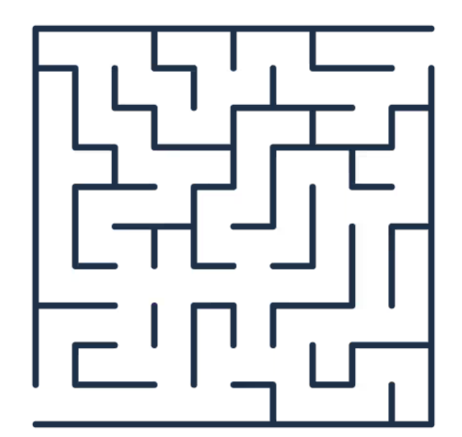
#> input picture maze_img/success sample/success1.PNG, 462 x 437 px, found by its file name
$ python main.py
#> lines starting #> are read from the running program, lines starting #| are printed output that depends on the picture; after the words box and inside, x2 and y2 are one past the last pixel; in counts of white or black regions, pixels touching at a corner belong together
### preprocessing.py
import numpy as np
import cv2


#img has alpha channel
def trans2gray(img):
    if (len(img.shape) == 2):
        return img
    elif img.shape[2] == 3:
        return cv2.cvtColor(img, cv2.COLOR_BGR2GRAY)
    elif img.shape[2] == 4:
        shape = [*img.shape[0:2]]
        shape.append(3)
        filled_img = np.zeros(shape)

        alpha = img[:,:, 3] / 255.0
        for color in range(3): #B, G, R
            filled_img[:,:, color] = alpha * img[:,:,color] + (1-alpha) * 255

        return cv2.cvtColor(filled_img.astype(np.uint8), cv2.COLOR_BGR2GRAY)


#find start-end point
def detect_point(arr_line):
    width1, width2 = 0, 0

    for i in range(len(arr_line) - 1):
         if arr_line[i] == 0 and arr_line[i+1] == 255:
             width1 = i
             break
    for i in range(len(arr_line) - 1, 0, -1):
         if arr_line[i] == 0 and arr_line[i-1] == 255:
             width2 = i
             break
    if width1 < width2:
         return int((width1 + width2)/2)
    else:
         None

#background make same with wall pixel

def rm_bg(img):
    rows, cols = img.shape
    start_end = []

    row_threshold = np.max(np.count_nonzero(img == 0, axis= 1))*0.7
    col_threshold = np.max(np.count_nonzero(img == 0, axis= 0))*0.7

    for i in range(rows-1):
        wall_pxl = np.count_nonzero(img[i,:] == 0)
        if wall_pxl > row_threshold and wall_pxl > np.count_nonzero(img[i+1,:] == 0):

            point = detect_point(img[i, :])
            if point != None:
                start_end.append((i, point))
            up_axis = i
            break
    for i in range(rows-1, 0, -1):
        wall_pxl = np.count_nonzero(img[i, :] == 0)
        if wall_pxl > row_threshold and wall_pxl > np.count_nonzero(img[i-1,:] == 0):
            point = detect_point(img[i, :])
            if point != None:
                start_end.append((i, point))
            down_axis = i
            break
    for i in range(cols-1):
        wall_pxl = np.count_nonzero(img[:,i] == 0)
        if wall_pxl > col_threshold and wall_pxl > np.count_nonzero(img[:,i+1] == 0):
            point = detect_point(img[:, i])
            if point != None:
                start_end.append((point, i))
            left_axis = i
            break

    for i in range(cols-1, 0, -1):
        wall_pxl = np.count_nonzero(img[:,i] == 0)
        if wall_pxl > col_threshold and wall_pxl > np.count_nonzero(img[:,i-1] == 0):
            point = detect_point(img[:, i])
            if point != None:
                start_end.append((point, i))
            right_axis = i
            break
    img[:up_axis, :] = 0
    img[down_axis:, :] = 0
    img[:, :left_axis] = 0
    img[:, right_axis:] = 0
    return start_end

#find start-end point in sekelton near origin point
def match_point(skel_img, point):
    init_y, init_x = point

    if skel_img[init_y, init_x] == 255:
        return point


    indices = np.argwhere(skel_img == 255)
    if indices.size == 0:
        return None

    distances = np.sqrt((indices[:, 0] - init_y)**2 + (indices[:, 1] - init_x)**2)
    min_index = np.argmin(distances)
    return tuple(indices[min_index])

### custom_skeletonization.py
# -*- coding: utf-8 -*-
"""
Created on Sat Feb 22 18:24:17 2025

@author: james
"""
import numpy as np

def skeletonize(img_bin):
    img = img_bin.copy().astype(np.uint8)


    P1 = img[1:-1, 1:-1]
    P2 = img[:-2, 1:-1]
    P3 = img[:-2, 2:]
    P4 = img[1:-1, 2:]
    P5 = img[2:, 2:]
    P6 = img[2:, 1:-1]
    P7 = img[2:, :-2]
    P8 = img[1:-1, :-2]
    P9 = img[:-2, :-2]

    object_n = P2 + P3 + P4 + P5 + P6 + P7 + P8 + P9
    img[1:-1, 1:-1] = np.where((P1 == 0) & (object_n >= 1), 1, P1)

    while True:
        prev = img.copy()

        #Zhang-Suen thinning
        object_n = P2 + P3 + P4 + P5 + P6 + P7 + P8 + P9


        transition_n = (
            ((P2==0) & (P3==1)).astype(np.uint8) +
            ((P3==0) & (P4==1)).astype(np.uint8) +
            ((P4==0) & (P5==1)).astype(np.uint8) +
            ((P5==0) & (P6==1)).astype(np.uint8) +
            ((P6==0) & (P7==1)).astype(np.uint8) +
            ((P7==0) & (P8==1)).astype(np.uint8) +
            ((P8==0) & (P9==1)).astype(np.uint8) +
            ((P9==0) & (P2==1)).astype(np.uint8)
        )

        condition1 = ((P2 * P4 * P6) == 0) & ((P4 * P6 * P8) == 0)
        mask = (P1 == 1) & ( (2 <= object_n) & (object_n <= 6) & (transition_n == 1) & condition1 )
        sub_img = img[1:-1, 1:-1]
        sub_img[mask] = 0


        object_n = P2 + P3 + P4 + P5 + P6 + P7 + P8 + P9
        transition_n = (
            ((P2==0) & (P3==1)).astype(np.uint8) +
            ((P3==0) & (P4==1)).astype(np.uint8) +
            ((P4==0) & (P5==1)).astype(np.uint8) +
            ((P5==0) & (P6==1)).astype(np.uint8) +
            ((P6==0) & (P7==1)).astype(np.uint8) +
            ((P7==0) & (P8==1)).astype(np.uint8) +
            ((P8==0) & (P9==1)).astype(np.uint8) +
            ((P9==0) & (P2==1)).astype(np.uint8)
        )

        condition2 = ((P6 * P8 * P2) == 0) & ((P8 * P2 * P4) == 0)
        mask = (P1 == 1) & ( (2 <= object_n) & (object_n <= 6) & (transition_n == 1) & condition2 )
        sub_img = img[1:-1, 1:-1]
        sub_img[mask] = 0

        if np.array_equal(prev, img):
            break

    return img

### pathfind.py
# -*- coding: utf-8 -*-
"""
Created on Sat Feb 22 18:27:49 2025

@author: james
"""

import numpy as np
from collections import deque

def PathFind(skel_img, start, end):
    path_map = np.array(skel_img).astype(bool)
    queue = deque([start])
    parent = {start: None} #for saving path nodes
    rows, columns = skel_img.shape
    directions = [(-1, 0), (1, 0), (0, -1), (0, 1),
                  (-1, -1), (-1, 1), (1, -1), (1, 1)] # 8 direction


    path_map[start[0], start[1]] = False

    while queue:
        current = queue.popleft()
        if current == end:

            path = []
            while current is not None:
                path.append(current)
                current = parent[current]
            return path[::-1]

        y, x = current
        for dy, dx in directions:
            ny, nx = y + dy, x + dx
            if 0 <= ny < rows and 0 <= nx < columns and path_map[ny, nx]:
                queue.append((ny, nx))
                path_map[ny, nx] = False #erase path back
                parent[(ny, nx)] = current #record pre-node

    return None

### main.py
import cv2
import numpy as np
from PIL import Image
import time
import preprocessing as prep
import custom_skeletonization as skel
import pathfind


##only rectangle maze##

if __name__ == '__main__':

    start_time = time.time()

    DATA_PATH = r'.\maze_img\success sample\success1.PNG'
    np.set_printoptions(threshold=np.inf)

    img_origin = cv2.imread(DATA_PATH, cv2.IMREAD_UNCHANGED)
#> img_origin is the input picture: shape (437, 462, 4); mean B, G, R, A 228.6, 225.3, 222.8, 255
    if img_origin is None: #when cv2.imread is unavailable
        img_pil = Image.open(DATA_PATH).convert('RGB')
        img_origin = cv2.cvtColor(np.array(img_pil), cv2.COLOR_RGB2BGR)

    img_gray = prep.trans2gray(img_origin)


    _, img_bin = cv2.threshold(img_gray, 230, 255, cv2.THRESH_BINARY)
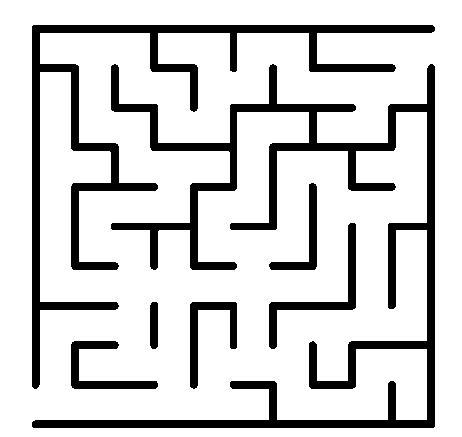
#> img_bin: shape (437, 462); 82.2% white; 7 black regions, largest, box (x1, y1, x2, y2) and area: (32, 64, 435, 428) 18326, (32, 25, 435, 389) 11949, (269, 223, 356, 349) 1623


    polar_point = prep.rm_bg(img_bin)
#> in rm_bg, `row_threshold = np.max(np.count_nonzero(img == 0, axis= 1))*0.7`: row_threshold = 282.1
#> in rm_bg, `col_threshold = np.max(np.count_nonzero(img == 0, axis= 0))*0.7`: col_threshold = 260.4
#> the loop in rm_bg, `for i in range(rows-1):` made 31 passes
#> wall_pxl on passes 1 to 8: 0, 0, 0, 0, 0, 0, 0, 0
#> after the loop in rm_bg, `for i in range(rows-1):`: start_end = []
#> the loop in rm_bg, `for i in range(rows-1, 0, -1):` made 15 passes
#> the loop in rm_bg, `for i in range(cols-1):` made 37 passes
#> (wall_pxl, point) on pass 37: (372, 404)
#> after the loop in rm_bg, `for i in range(cols-1):`: start_end = [(404, 36)]
#> the loop in rm_bg, `for i in range(cols-1, 0, -1):` made 32 passes
#> (wall_pxl, point) on pass 32: (372, 48)
#> after the loop in rm_bg, `for i in range(cols-1, 0, -1):`: start_end = [(404, 36), (48, 430)]
#> in rm_bg, `img[:, right_axis:] = 0`:
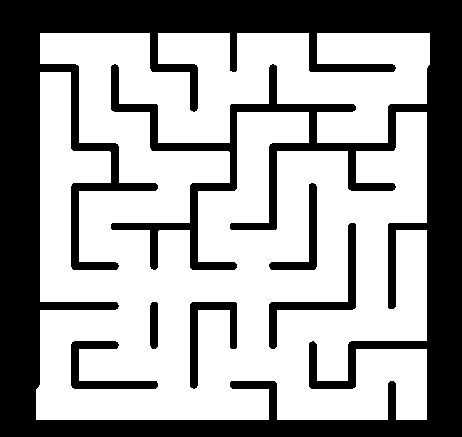
#> img: shape (437, 462); 62.5% white; 6 black regions, box (x1, y1, x2, y2) and area: (0, 0, 462, 437) 70059, (269, 223, 356, 349) 1623, (71, 341, 158, 389) 1312, (190, 302, 237, 389) 1266, (269, 183, 317, 270) 998, (150, 302, 158, 349) 364
#> polar_point = [(404, 36), (48, 430)]


    skeleton = skel.skeletonize(img_bin == 255)
#> the loop in skeletonize, `while True:` made 19 passes
#> pass 1, in skeletonize, `condition1 = ((P2 * P4 * P6) == 0) & ((P4 * P6 * P8) == 0)`:
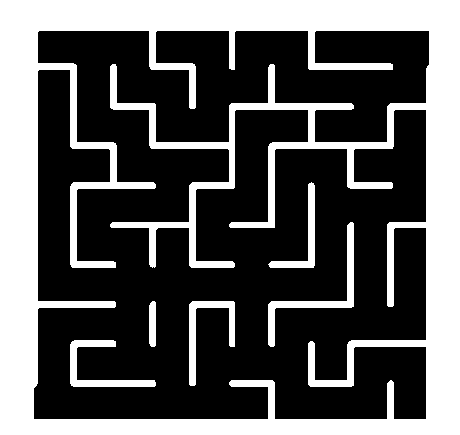
#> condition1: shape (435, 460) bool; 35% white; 6 white regions, box (x1, y1, x2, y2) and area: (0, 0, 460, 435) 65151, (268, 222, 354, 347) 1410, (70, 340, 156, 387) 1138, (189, 301, 235, 386) 1093, (268, 182, 315, 268) 861, (149, 301, 156, 347) 309
#> after the loop in skeletonize, `while True:`:
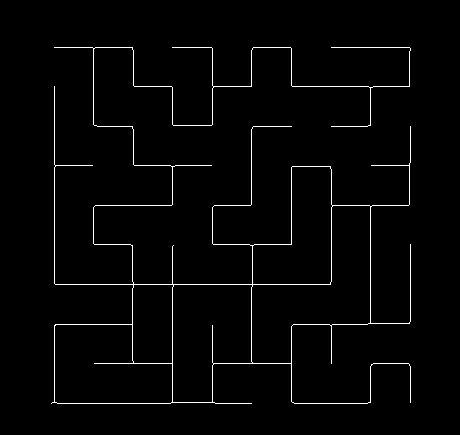
#> sub_img: shape (435, 460); values 0 (black) and 1 (white), 2% white in thin lines or dots, all inside (x1, y1, x2, y2) = (51, 47, 411, 404)
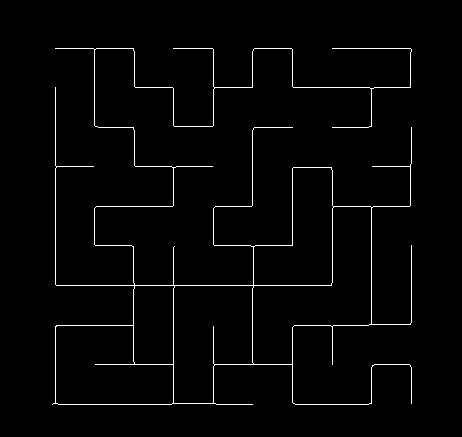
#> skeleton: shape (437, 462); values 0 (black) and 1 (white), 2% white in thin lines or dots, all inside (x1, y1, x2, y2) = (52, 48, 412, 405)
    skel_img = (skeleton*255).astype(np.uint8)

    start = prep.match_point(skel_img, polar_point[0])
#> in match_point, `indices = np.argwhere(skel_img == 255)`: indices = 4040 pairs, first value 48 to 404, second value 52 to 411
#> in match_point, `distances = np.sqrt((indices[:, 0] - init_y)**2 + (indices[:, 1] - ini..`: distances = 4040 values, max 516.4 at index 240, min 16 at index 3814, mean 281.6
#> in match_point, `min_index = np.argmin(distances)`: min_index = 3814
#> start = (404, 52)
    end = prep.match_point(skel_img, polar_point[1])
#> end = (49, 411)


    path = pathfind.PathFind(skel_img, start, end)
#> the loop in PathFind, `while queue:` made 3961 passes
#> (y, x) on passes 1 to 3: (404, 52), (403, 53), (403, 54)
#> after the loop in PathFind, `while queue:`:
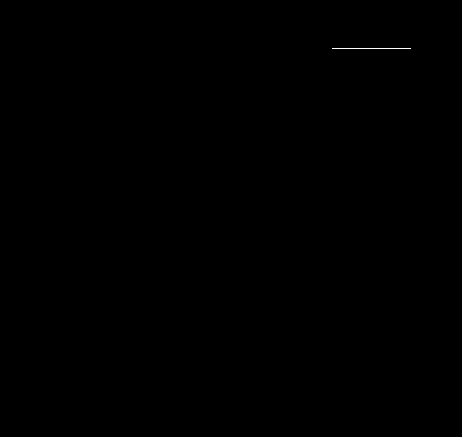
#> path_map: shape (437, 462) bool; 0.04% white in thin lines or dots, all inside (x1, y1, x2, y2) = (332, 48, 411, 49)
#> after the loop in PathFind, `while queue:`: parent = 3961 items; path = 1150 pairs, first value 48 to 404, second value 52 to 411
    img_complete = img_origin.copy()


    for i in range(len(path)):
        img_complete[path[i]] = 0
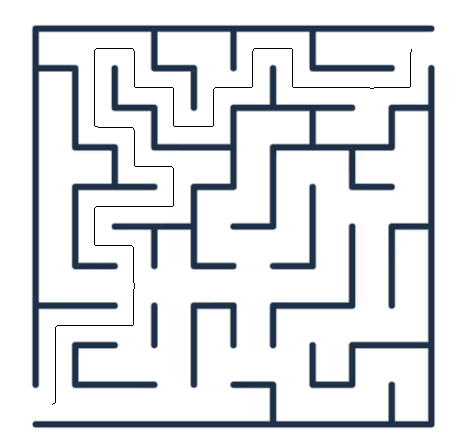
#> img_complete: shape (437, 462, 4); 0.57% of pixels changed, all inside (x1, y1, x2, y2) = (52, 48, 412, 405)

    img_ratio = img_complete.shape[1]/img_complete.shape[0]
    if(img_complete.shape[0] > 800):
        img_complete = cv2.resize(img_complete, (800, int(img_ratio * 800)), interpolation=cv2.INTER_AREA)


    cv2.imshow('complete', img_complete)
    cv2.waitKey(0)
    cv2.destroyAllWindows()

$ run again, with maze_img/success sample/success2.PNG copied over maze_img/success sample/success1.PNG
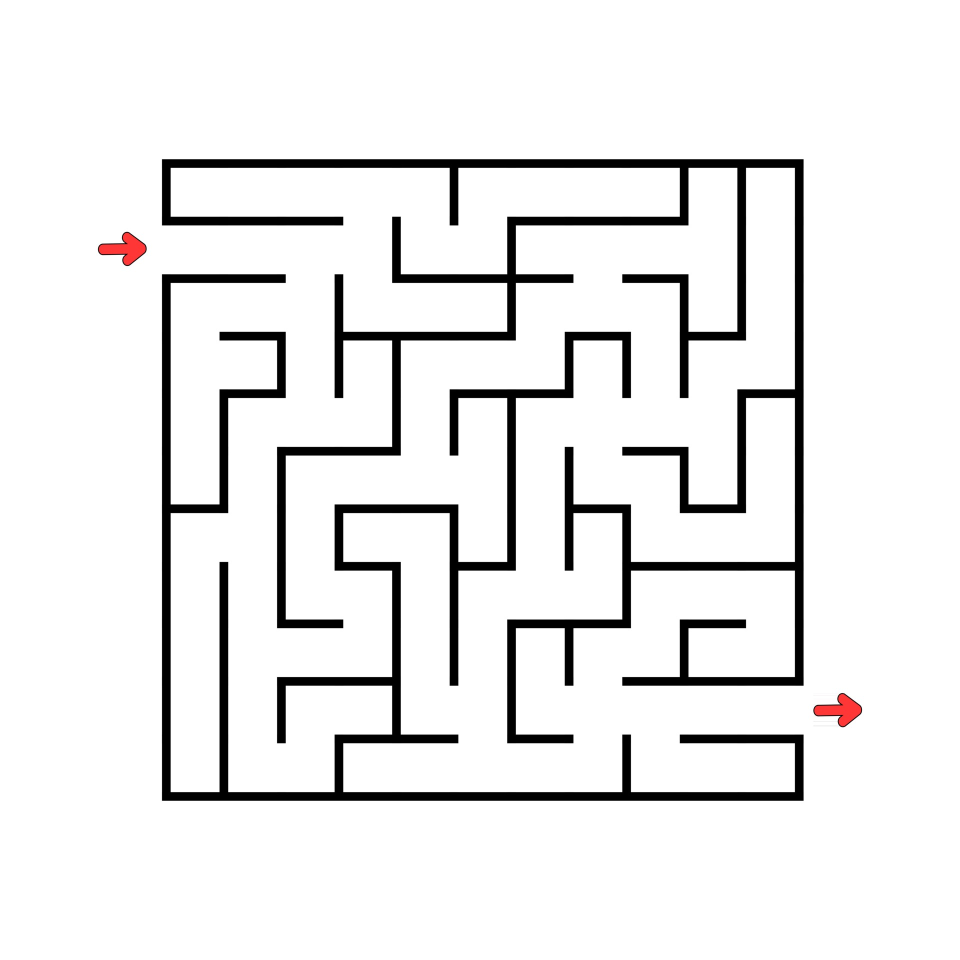
#> input picture maze_img/success sample/success2.PNG, 1920 x 1920 px, found by its file name (shown at 1/2 size)
#> img_origin is the input picture: shape (1920, 1920, 3); mean B, G, R 235, 235, 235.3
#> img_bin: shape (1920, 1920); 91.7% white; 4 black regions, box (x1, y1, x2, y2) and area: (323, 318, 1608, 1487) 169537, (323, 548, 1608, 1602) 130873, (1626, 1386, 1725, 1455) 3479, (195, 463, 294, 533) 3477
#> row_threshold = 899.5
#> col_threshold = 830.9
#> the loop in rm_bg, `for i in range(rows-1):` made 336 passes
#> wall_pxl on passes 1 to 8: 0, 0, 0, 0, 0, 0, 0, 0
#> after the loop in rm_bg, `for i in range(rows-1):`: start_end = []
#> the loop in rm_bg, `for i in range(rows-1, 0, -1):` made 336 passes
#> the loop in rm_bg, `for i in range(cols-1):` made 342 passes
#> (wall_pxl, point) on pass 342: (1187, 499)
#> after the loop in rm_bg, `for i in range(cols-1):`: start_end = [(499, 341)]
#> the loop in rm_bg, `for i in range(cols-1, 0, -1):` made 331 passes
#> (wall_pxl, point) on pass 331: (1187, 1420)
#> after the loop in rm_bg, `for i in range(cols-1, 0, -1):`: start_end = [(499, 341), (1420, 1589)]
#> P1: shape (1918, 1918); values 0 (black) and 1 (white), 36.6% white; 1 white region, box (x1, y1, x2, y2) and area: (340, 335, 1588, 1583) 1345937
#> P2: shape (1918, 1918); values 0 (black) and 1 (white), 36.6% white; 1 white region, box (x1, y1, x2, y2) and area: (340, 336, 1588, 1584) 1345937
#> P3: shape (1918, 1918); values 0 (black) and 1 (white), 36.6% white; 1 white region, box (x1, y1, x2, y2) and area: (339, 336, 1587, 1584) 1345937
#> P4: shape (1918, 1918); values 0 (black) and 1 (white), 36.6% white; 1 white region, box (x1, y1, x2, y2) and area: (339, 335, 1587, 1583) 1345937
#> P5: shape (1918, 1918); values 0 (black) and 1 (white), 36.6% white; 1 white region, box (x1, y1, x2, y2) and area: (339, 334, 1587, 1582) 1345937
#> P6: shape (1918, 1918); values 0 (black) and 1 (white), 36.6% white; 1 white region, box (x1, y1, x2, y2) and area: (340, 334, 1588, 1582) 1345937
#> P7: shape (1918, 1918); values 0 (black) and 1 (white), 36.6% white; 1 white region, box (x1, y1, x2, y2) and area: (341, 334, 1589, 1582) 1345937
#> P8: shape (1918, 1918); values 0 (black) and 1 (white), 36.6% white; 1 white region, box (x1, y1, x2, y2) and area: (341, 335, 1589, 1583) 1345937
#> P9: shape (1918, 1918); values 0 (black) and 1 (white), 36.6% white; 1 white region, box (x1, y1, x2, y2) and area: (341, 336, 1589, 1584) 1345937
#> after the loop in skeletonize, `while True:`:
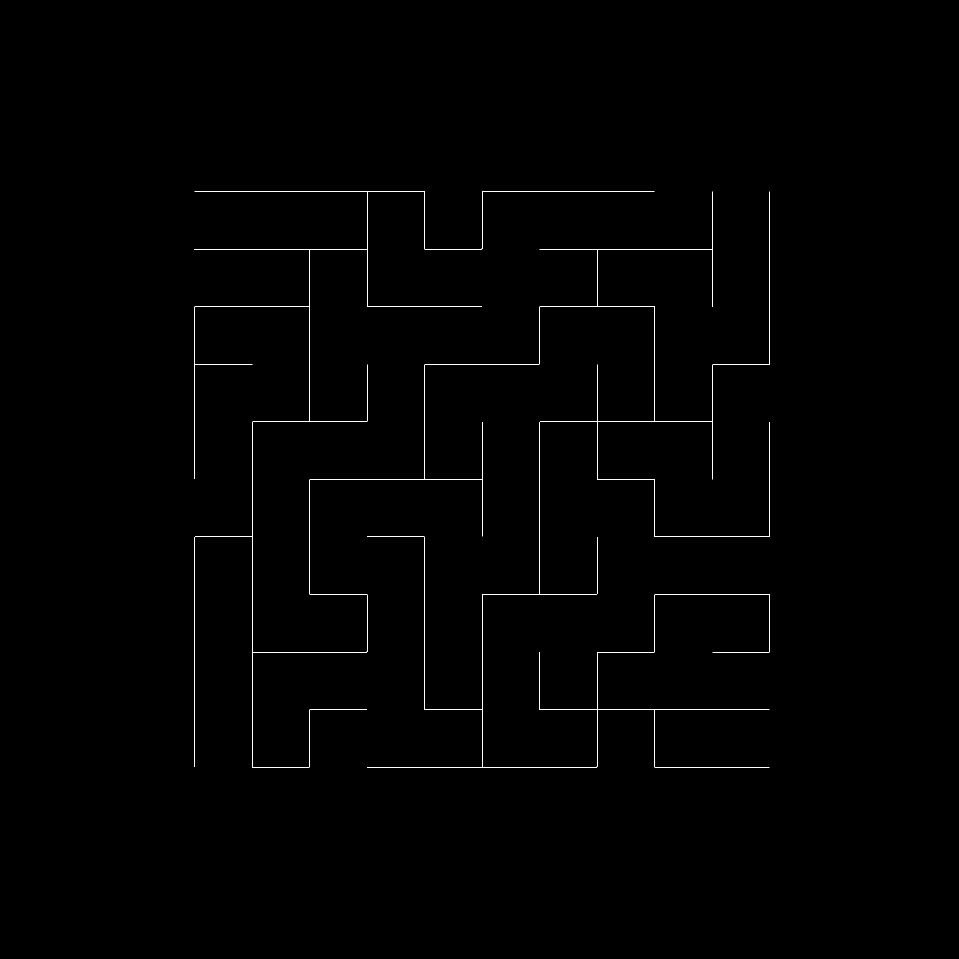
#> sub_img: shape (1918, 1918) (shown at 1/2 size); values 0 (black) and 1 (white), 0.37% white in thin lines or dots, all inside (x1, y1, x2, y2) = (388, 383, 1540, 1535)
#> skeleton: shape (1920, 1920); values 0 (black) and 1 (white), 0.37% white in thin lines or dots, all inside (x1, y1, x2, y2) = (389, 384, 1541, 1536)
#> indices = 13778 pairs, first value 384 to 1535, second value 389 to 1540
#> distances = 13778 values, max 1583.8 at index 13777, min 48 at index 1379, mean 853.5
#> min_index = 1379
#> start = (499, 389)
#> end = (1420, 1539)
#> the loop in PathFind, `while queue:` made 13208 passes
#> after the loop in PathFind, `while queue:`: parent = 13210 items; path = 4810 pairs, first value 499 to 1535, second value 389 to 1539
#> `img_complete = cv2.resize(img_complete, (800, int(img_ratio * 800)), i..`:
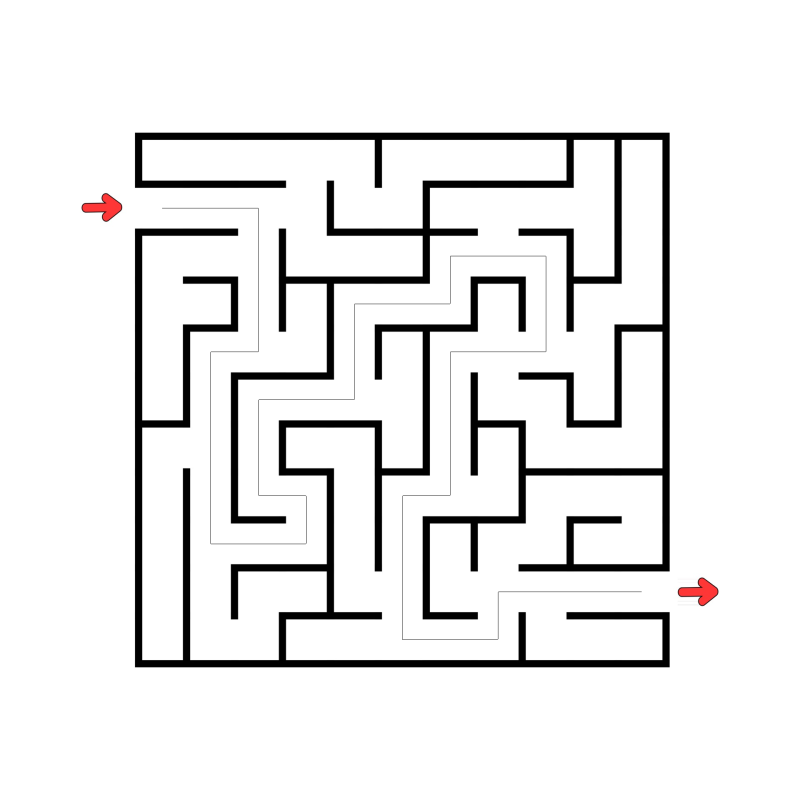
#> img_complete: shape (800, 800, 3); mean B, G, R 234.7, 234.7, 235
